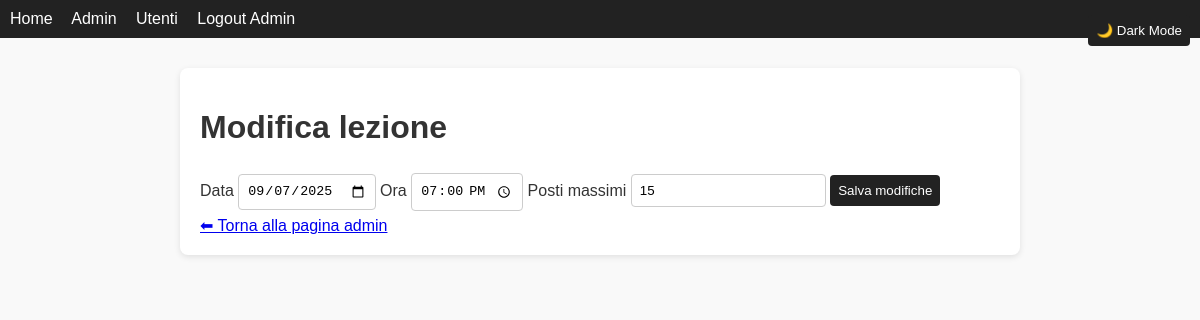
The page /admin/edit/2 (signed in) on the database its author committed.
### tables this page shows
CREATE TABLE classi (
    id INTEGER PRIMARY KEY AUTOINCREMENT,
    data DATE NOT NULL,
    ora TIME NOT NULL,
    max_posti INTEGER NOT NULL
);

### app.py (the view, shortened to what this page needs)
@app.route("/admin/edit/<int:classe_id>", methods=["GET", "POST"])
@admin_required
def edit_classe(classe_id):
    db = get_db()
    classe = db.execute("SELECT * FROM classi WHERE id=?", (classe_id,)).fetchone()
    return render_template("edit_classe.html", classe=classe)

### app.py (called while the page is built)
def get_db():
    conn = sqlite3.connect(DB_FILE)
    conn.row_factory = sqlite3.Row
    return conn

def admin_required(f):
    @wraps(f)
    def wrapper(*args, **kwargs):
        if not session.get("admin"):
            return redirect(url_for("login"))
        return f(*args, **kwargs)
    return wrapper

### templates/edit_classe.html (shortened to what this page needs)
{% extends "layout.html" %}
{% block content %}
<h1>Modifica lezione</h1>
<form action="/admin/edit/{{ classe.id }}" method="post">
    <label for="data">Data</label>
    <input type="date" id="data" name="data" value="{{ classe.data }}" required>
    <label for="ora">Ora</label>
    <input type="time" id="ora" name="ora" value="{{ classe.ora }}" required>
    <label for="max_posti">Posti massimi</label>
    <input type="number" id="max_posti" name="max_posti" value="{{ classe.max_posti }}" min="1" required>
    <button type="submit">Salva modifiche</button>
</form>
<a href="{{ url_for('admin') }}">⬅ Torna alla pagina admin</a>
{% endblock %}

### static/style.css (style rules this page uses)
body { font-family: Arial, sans-serif; margin: 0; padding: 0; background: #f9f9f9; color: #333; }
form { margin-top: 15px; }
input, button { padding: 8px; margin: 5px 0; border-radius: 4px; border: 1px solid #ccc; }
button { background: #222; color: white; border: none; cursor: pointer; }
body { background-color: #f9f9f9; color: #333; }

### rows shown on the page
classi: data "09/07/2025", ora "19:00", max_posti "15"
